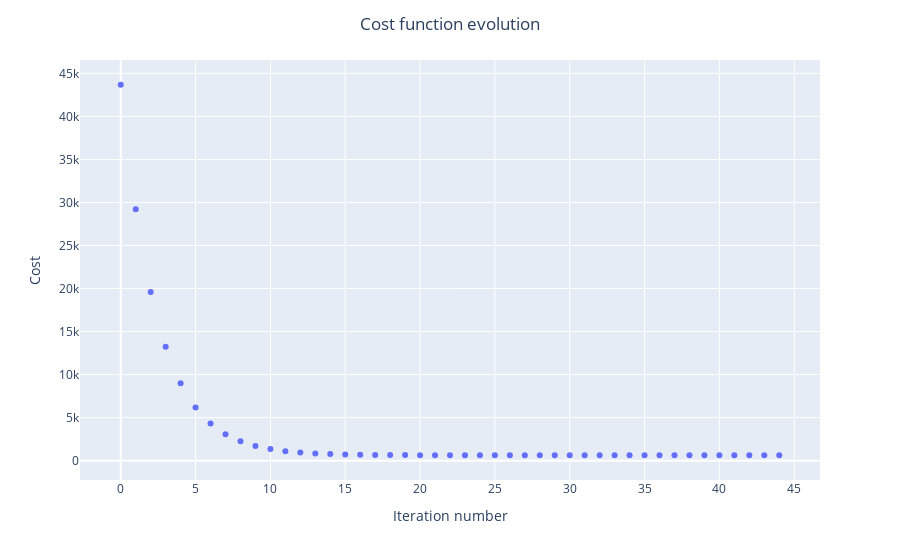

Notebook code cell kept with this figure:
### Markdown cell above
# Training analysis

### Code cell
# Print cost evolution during training
fig = scatter_plot_cost(J_history)
fig.show()

### Figure 1 — Plotly figure (JSON) as saved in the notebook; plotly's stock layout.template omitted (floating-point values rounded to 4 significant figures)
{"data": [{"hovertemplate": "x=%{x}<br>y=%{y}<extra></extra>", "legendgroup": "", "marker": {"color": "#636efa", "symbol": "circle"}, "mode": "markers", "name": "", "orientation": "v", "showlegend": false, "type": "scatter", "x": [0, 1, 2, 3, 4, 5, 6, 7, 8, 9, 10, 11, 12, 13, 14, 15, 16, 17, 18, 19, 20, 21, 22, 23, 24, 25, 26, 27, 28, 29, 30, 31, 32, 33, 34, 35, 36, 37, 38, 39, 40, 41, 42, 43, 44], "xaxis": "x", "y": [43680.0, 29220.0, 19610.0, 13230.0, 8997.0, 6184.0, 4317.0, 3077.0, 2253.0, 1707.0, 1344.0, 1103.0, 942.5, 836.2, 765.7, 718.8, 687.7, 667.0, 653.3, 644.2, 638.1, 634.1, 631.4, 629.7, 628.5, 627.7, 627.2, 626.9, 626.6, 626.5, 626.4, 626.3, 626.3, 626.2, 626.2, 626.2, 626.2, 626.2, 626.2, 626.2, 626.2, 626.2, 626.2, 626.2, 626.2], "yaxis": "y"}], "layout": {"legend": {"tracegroupgap": 0}, "margin": {"t": 60}, "title": {"text": "Cost function evolution", "x": 0.5}, "xaxis": {"anchor": "y", "domain": [0, 1], "title": {"text": "Iteration number"}}, "yaxis": {"anchor": "x", "domain": [0, 1], "title": {"text": "Cost"}}}}
